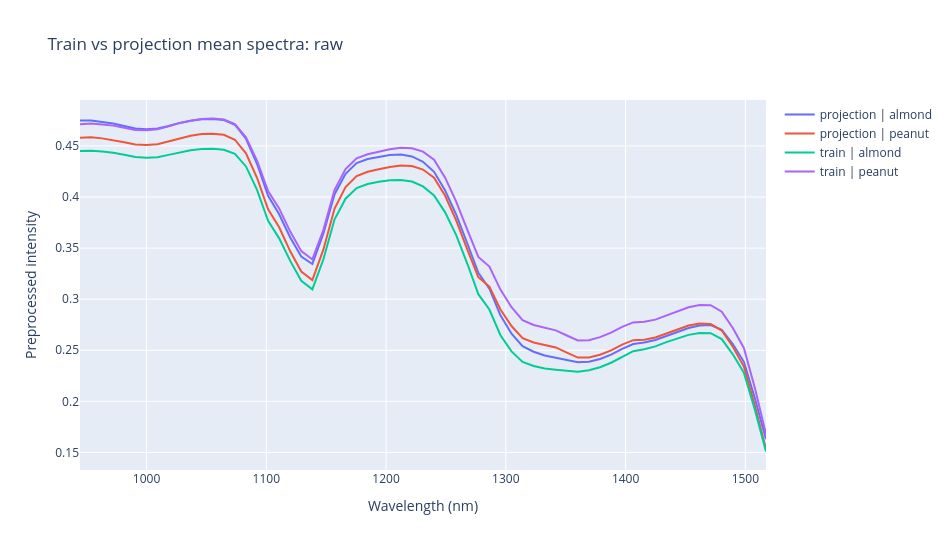
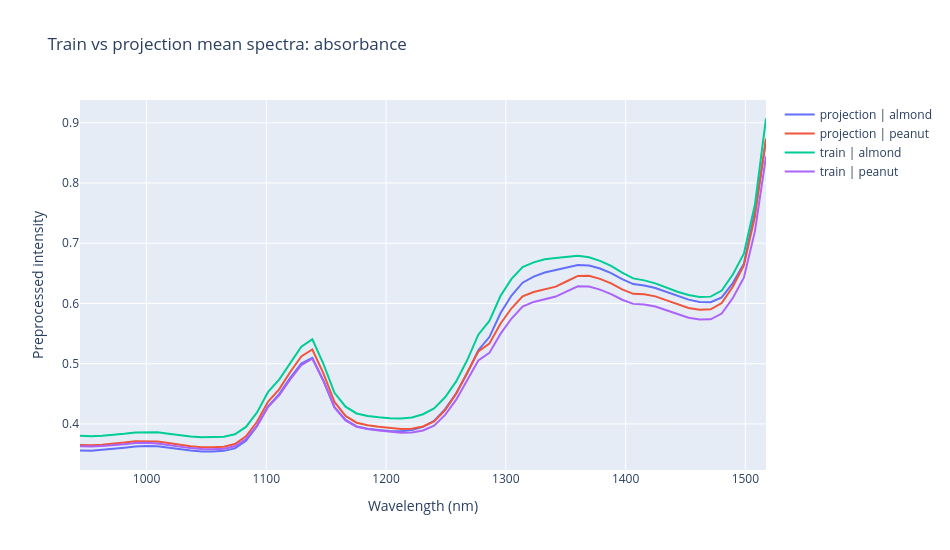

Write notebook code for charts like these, in order.
### Code cell
for name, item in preprocessed_data_pixel.items():
    X_combined_pixel = np.vstack([
        item["X_train"],
        item["X_projection"],
    ])
    
    subset_labels = np.array(
        ["train"] * item["X_train"].shape[0]
        + ["projection"] * item["X_projection"].shape[0]
    )
    
    class_labels = np.concatenate([
        item["y_train"],
        item["y_projection"],
    ])
    
    combined_labels = np.array([
        f"{subset} | {label}"
        for subset, label in zip(subset_labels, class_labels)
    ])
    
    plot_spectra(
        X_combined_pixel,
        wavelengths=wavelengths,
        labels=combined_labels,
        reducer="mean",
        title=f"Train vs projection mean spectra: {name}",
        y_title="Preprocessed intensity",
    )
